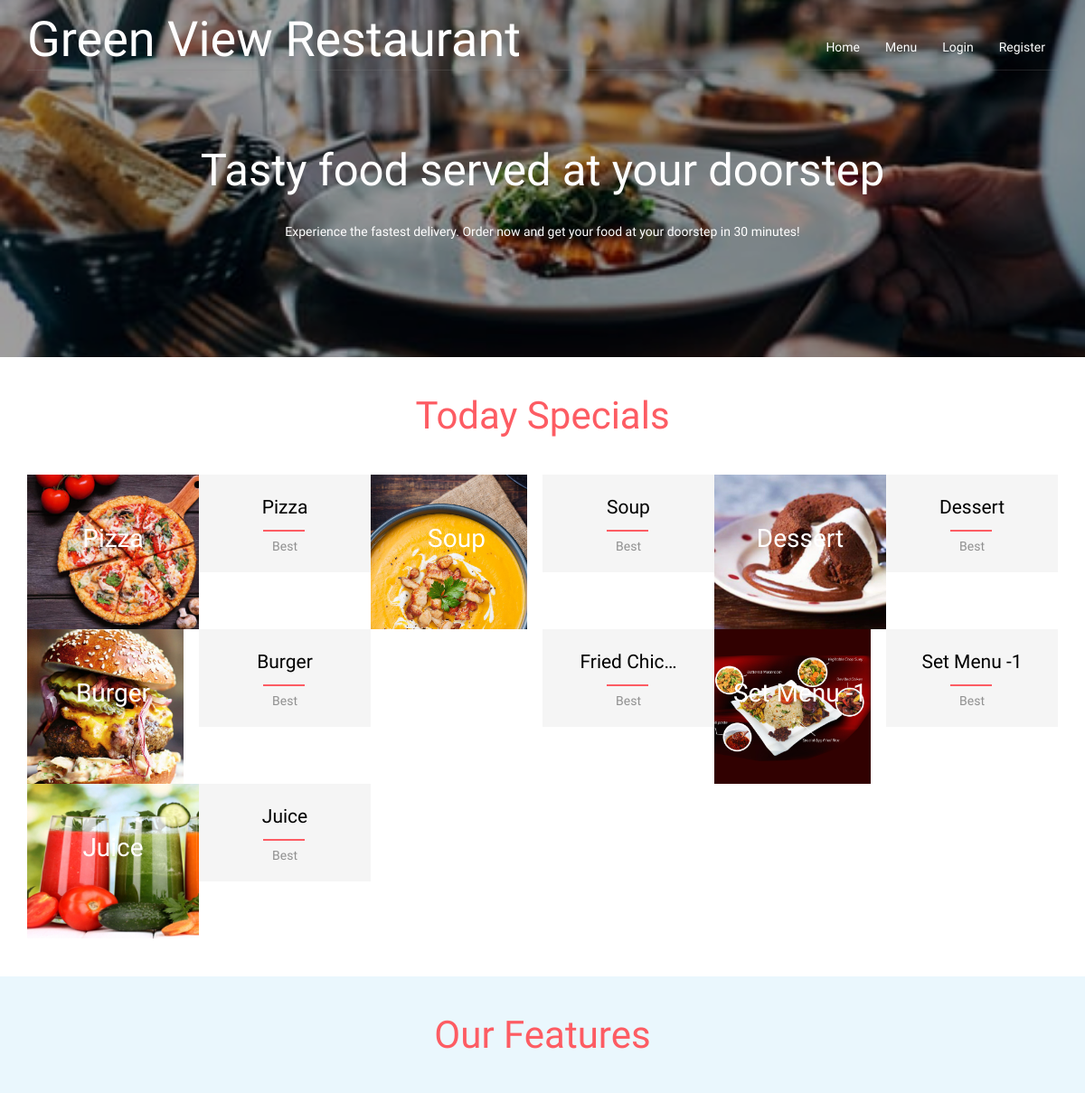
The app's page / (upper part), older data.
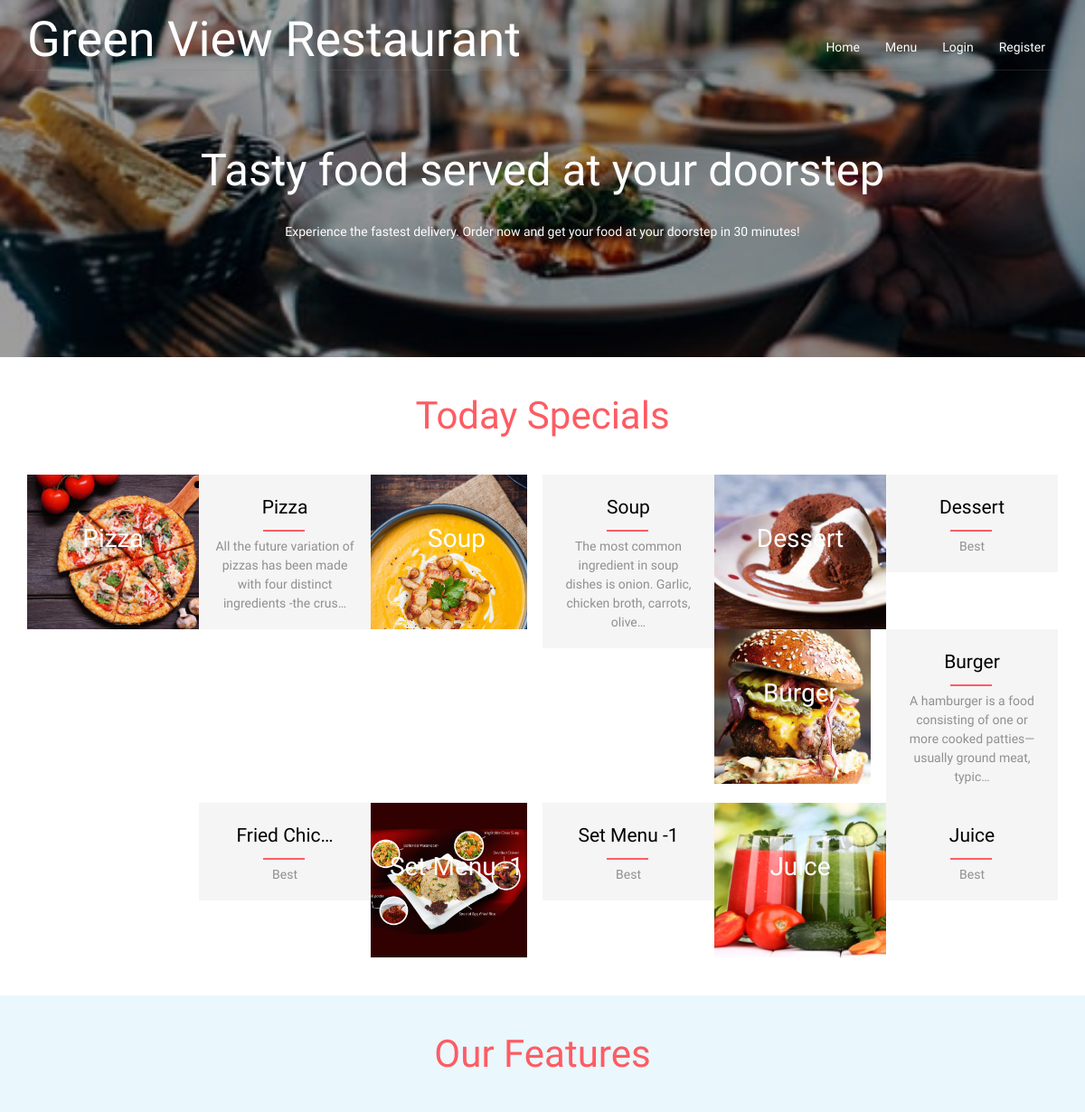
The same page, newer data.
### hotel/models.py (models this page shows, shortened)
class Food(models.Model):
    bengali = 'Bengali'
    thai = 'Thai'
    chinese = 'Chinese'
    indian = 'Indian'
    italian = 'Italian'
    COURSE = (
        (bengali, bengali),
        (thai, thai),
        (chinese, chinese),
        (indian, indian),
        (italian, italian),
    )
    disabled = 'Disabled'
    enabled = 'Enabled'
    STATUS = (
        (disabled, disabled),
        (enabled, enabled),
    )
    name = models.CharField(max_length=250)
    course = models.CharField(max_length = 50, choices = COURSE)
    status = models.CharField(max_length=50, choices=STATUS)
    content_description = models.TextField()
    ingradients = models.TextField()
    base_price = models.FloatField()
    sale_price = models.FloatField(default=base_price)
    discount = models.DecimalField(default=0, decimal_places=2, max_digits=5)
    image = models.FileField(blank=True, null =True)
    num_order = models.IntegerField(default=0)

### hotel/views.py (the view)
# urls.py: url(r'^$', views.index, name='index'),
def index(request):
    food = Food.objects.filter().order_by('-num_order')
    return render(request, 'index.html', {'food':food})

### hotel/templates/index.html (shortened to what this page needs)
{% load static %}
{% load mathfilters %}
{% include "includes/landing_top.html" %}
<body>
	<div data-vide-bg="{% static 'video/bg.jpg' %}">
		{% include "includes/banner.html" %}
	<div class="special">
		<div class="container">
			<div class="special-heading">
				<h3>Today Specials</h3>
			</div>
			<div class="special-grids">
			{% for f in food %}
					<div class="col-md-4 w3l-special-grid">
						<a href="{% url 'hotel:food_details' f.id %}">
							<div class="col-md-6 w3ls-special-img" style="background: url('/media/{{f.image}}') no-repeat -17px 0px; background-size: cover;">
								<div class="w3ls-special-text effect-1">
									<h4>{{f.name|truncatechars:11}}</h4>
								</div>
							</div>
						</a>
						<div class="col-md-6 agileits-special-info">
							<a href="{% url 'hotel:food_details' f.id %}"><h4>{{f.name|truncatechars:11}}</h4></a>
							<p>{{f.content_description|truncatechars:90}}</p>
						</div>
					</div>
			{% endfor %}
					<div class="clearfix"> </div>
			</div>
		</div>
	</div>
	<div class="features">
		<div class="container">
			<div class="features-heading">
				<h3>Our Features</h3>
			</div>
		</div>
	</div>
	{% include "includes/footer.html" %}

Row changes from the older to the newer data that the page shows:
changed Food "Pizza": content_description "Best" → "All the future variation of pizzas has been made with four distinct ingredients -the crus…"
changed Food "Soup": content_description "Best" → "The most common ingredient in soup dishes is onion. Garlic, chicken broth, carrots, olive…"
changed Food "Burger": content_description "Best" → "A hamburger is a food consisting of one or more cooked patties—usually ground meat, typic…"
